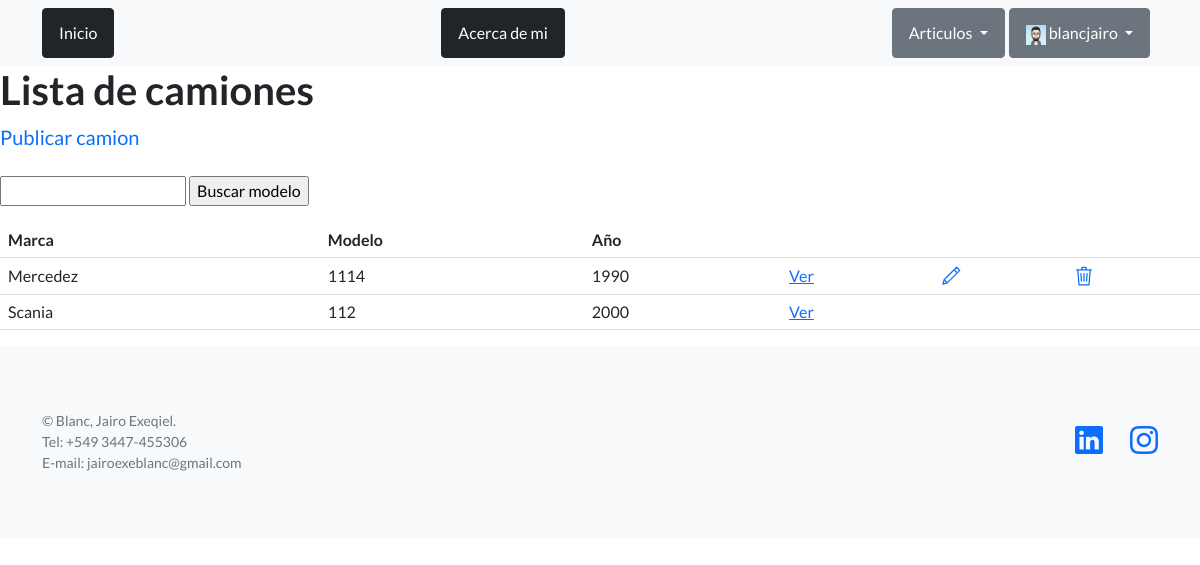
The app's page /listados/lista_camiones/ (signed in), older data.
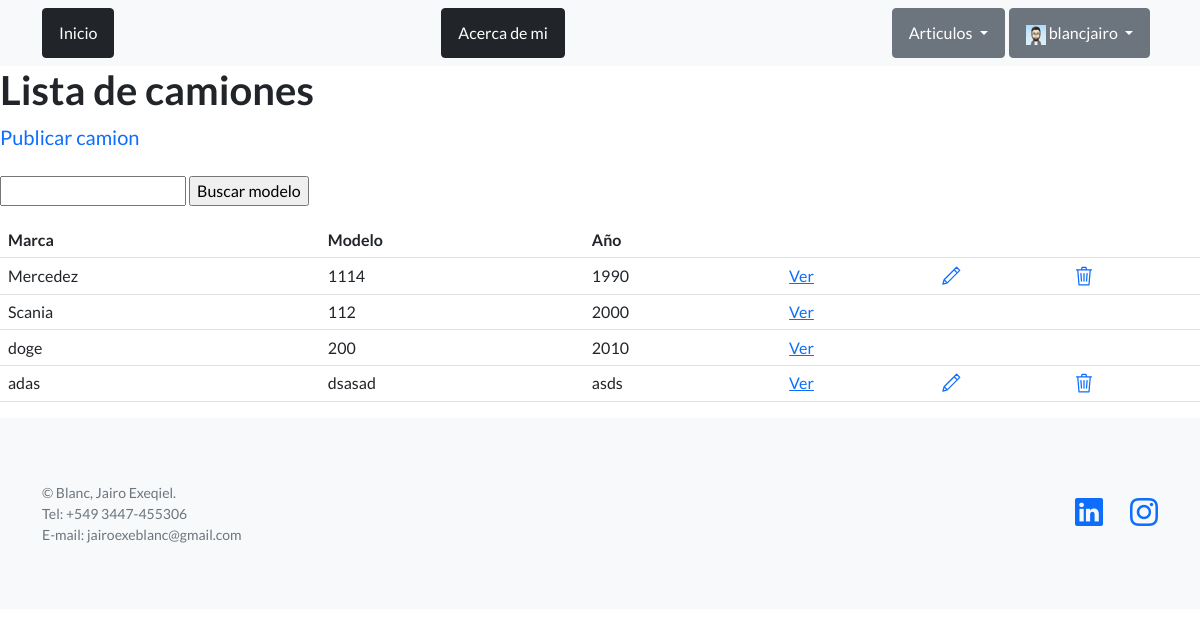
The same page, newer data.
### app_proyecto/models.py (models this page shows, shortened)
class Vehiculos(models.Model):
    marca = models.CharField(max_length=50)
    modelo = models.CharField(max_length=50)
    ano = models.CharField(max_length=4)
    color = models.CharField(max_length=15)
    equipamiento = models.CharField(max_length=100)
    descripcion = models.CharField(max_length=200)
    creador = models.ForeignKey(User, on_delete=models.SET_NULL, null=True)
    class Meta:
        abstract = True

class Camiones(Vehiculos):
    pass

### app_proyecto/views.py (the view)
# urls.py: path('lista_camiones/', camionesListView.as_view(), name="camiones"),
class camionesListView(ListView):
    model = Camiones
    template_name='app_proyecto/lista_camiones.html'

### app_proyecto/templates/app_proyecto/lista_camiones.html (shortened to what this page needs)
{% extends "app_proyecto/base.html" %}
{% block contenido%}
<section>
    <div>
        <h1>Lista de camiones</h1>
        <a class="navbar-brand" href="{% url 'subir_camiones' %}"> Publicar camion </a>
        <br><br>
        <form action="{% url 'buscar_camiones' %}" method="POST">
            <input type="text" name="busqueda">
            <input type="submit" value="Buscar modelo">
        </form>
        <table class="table">
            <tbody>
                <tr>
                    <th> Marca </th>
                    <th> Modelo </th>
                    <th> Año </th>
                    <th>  </th>
                    <th>  </th>
                    <th>  </th>
                </tr>
                <tr>
                {% for camion in object_list  %}
                    <td> {{camion.marca}} </td>
                    <td> {{camion.modelo}} </td>
                    <td> {{camion.ano}} </td>
                    <td>
                        <a href="{% url 'ver_camiones' camion.id %}"> Ver </a>
                    </td>
                    <td>
                        {%if user == camion.creador %}
                        <a href="{% url 'editar_camiones' camion.id %}"> <svg id="i-edit" xmlns="http://www.w3.org/2000/svg" viewBox="0 0 32 32" width="20" height="20" fill="none" stroke="currentcolor" stroke-linecap="round" stroke-linejoin="round" stroke-width="2">
                            <path d="M30 7 L25 2 5 22 3 29 10 27 Z M21 6 L26 11 Z M5 22 L10 27 Z" />
                        </svg> </a>
                        {% endif %}
                    </td>
                    <td>
                        {%if user == camion.creador %}
                        <a href="{% url 'eliminar_camiones' camion.id %}"> <svg id="i-trash" xmlns="http://www.w3.org/2000/svg" viewBox="0 0 32 32" width="20" height="20" fill="none" stroke="currentcolor" stroke-linecap="round" stroke-linejoin="round" stroke-width="2">
                            <path d="M28 6 L6 6 8 30 24 30 26 6 4 6 M16 12 L16 24 M21 12 L20 24 M11 12 L12 24 M12 6 L13 2 19 2 20 6" />
                        </svg></a>
                        {% endif %}
                    </td>
                </tr>
                {% endfor %}
            </tbody>
        </table>
    </div>
</section>
{% endblock contenido%}

Row changes from the older to the newer data that the page shows:
added Camiones: marca "doge", modelo "200", ano "2010"
added Camiones: marca "adas", modelo "dsasad", ano "asds"
